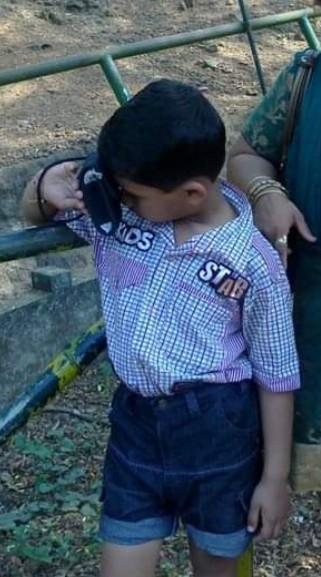
#> input picture cv/cyto_the_kid.jpg, 321 x 577 px
$ jupyter execute asg4.ipynb
#> lines starting #> are read from the running program, lines starting #| are printed output that depends on the picture
[cell 1]
import cv2
from PIL import Image
import numpy as np
from IPython.display import display, Image as IPythonImage
from matplotlib import pyplot as plt

[cell 2]
image_path = "./cyto_the_kid.jpg"

[cell 3]
img0 = cv2.imread(image_path)
#> img0 is the input picture: shape (577, 321, 3); mean B, G, R 101.5, 85.5, 68.4
img0_rgb = cv2.cvtColor(img0, cv2.COLOR_BGR2RGB)

[cell 4]
def showimg(img):
    # cv2 images are in bgr by default and IPython assumes RGB for display
    img_rgb = cv2.cvtColor(img, cv2.COLOR_BGR2RGB)
    display(Image.fromarray(img_rgb))

# Median Filter

[cell 5]
median_filtered_image = cv2.medianBlur(img0, 5)
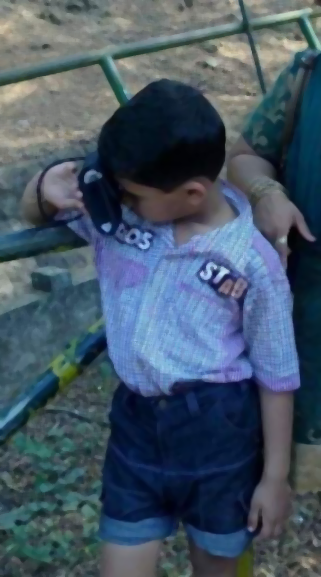
#> median_filtered_image: shape (577, 321, 3); mean B, G, R 101.2, 85.2, 68.1
showimg(median_filtered_image)

# Sharpening Kernel
## Using Kernel (a)
$$ \begin{bmatrix} -1 & -1 & -1 \\
                   -1 & 9 & -1 \\
                   -1 & -1 & -1
    \end{bmatrix}
$$

[cell 6]
sharpening_kernel = np.array([[-1, -1, -1],
                             [-1, 9, -1],
                             [-1, -1, -1]])
sharpened_image = cv2.filter2D(img0, -1, sharpening_kernel)
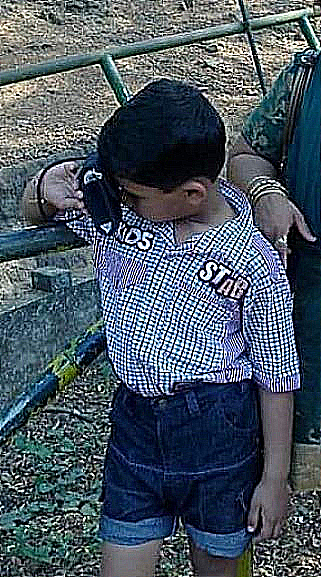
#> sharpened_image: shape (577, 321, 3); mean B, G, R 98.3, 86.6, 73.6
showimg(sharpened_image)

## Using Kernel (b)
$$ \begin{bmatrix} 1 & 1 & 1 \\
                   1 & -7 & 1 \\
                   1 & 1 & 1
    \end{bmatrix}
$$

[cell 7]
sharpening_kernel = np.array([[1, 1, 1],
                             [1, -7, 1],
                             [1, 1, 1]])
sharpened_image = cv2.filter2D(img0, -1, sharpening_kernel)
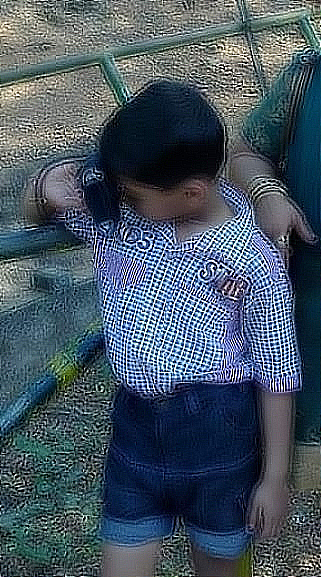
#> sharpened_image: shape (577, 321, 3); mean B, G, R 98.8, 85.6, 70.6
showimg(sharpened_image)
#> `yuv_image = cv2.cvtColor(img0, cv2.COLOR_BGR2YUV)`: yuv_image: shape (577, 321, 3); mean of channels 0, 1, 2 82.2, 137.4, 115.9

# Histogram Equalization
## Defining plotting function

[cell 8]
def plothistograms_yuv(yuv_image):

    # Split the YUV image into its channels
    Y, U, V = cv2.split(yuv_image)
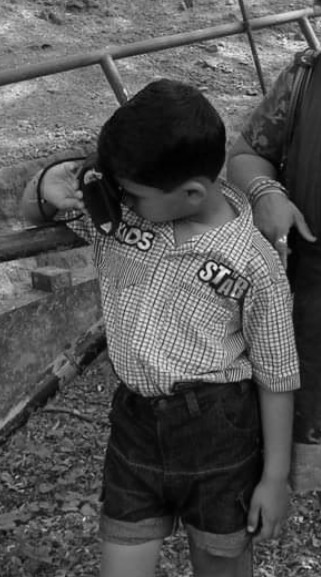
#> Y: shape (577, 321); min 0, max 242, mean 82.2
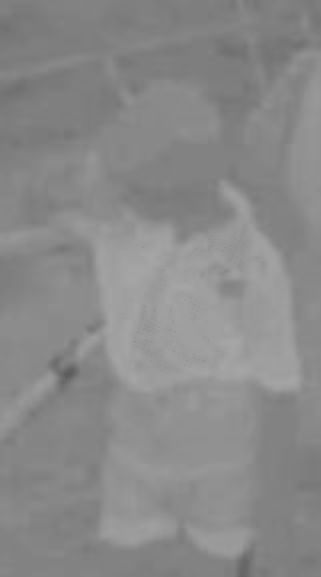
#> U: shape (577, 321); min 92, max 167, mean 137.4
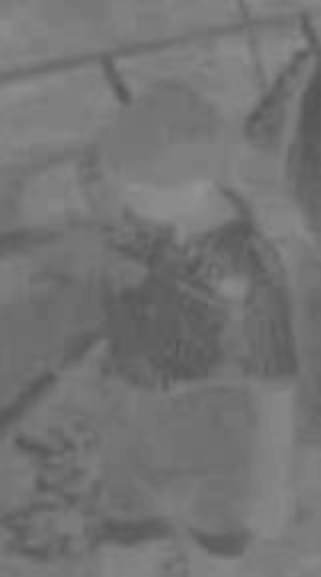
#> V: shape (577, 321); min 83, max 147, mean 115.9
    # Calculate the histogram for each channel
    hist_Y = cv2.calcHist([Y], [0], None, [256], [0, 256])
#> hist_Y = 256 values, max 2051 at index 18, min 0 at index 241, mean 723.5
    hist_U = cv2.calcHist([U], [0], None, [256], [0, 256])
#> hist_U = 256 values, max 17783 at index 130, min 0 at index 0, mean 723.5
    hist_V = cv2.calcHist([V], [0], None, [256], [0, 256])
#> hist_V = 256 values, max 12315 at index 110, min 0 at index 0, mean 723.5
    # Plot the histograms
    plt.figure(figsize=(12, 6))
#> (this line was passed over: IPython is not available in this run)
    # Plot Y channel histogram
    plt.subplot(1, 3, 1)
#> (this line was passed over: IPython is not available in this run)
    plt.title('Y Channel Histogram')
#> (this line was passed over: IPython is not available in this run)
    plt.xlabel('Pixel Intensity')
#> (this line was passed over: IPython is not available in this run)
    plt.ylabel('Frequency')
#> (this line was passed over: IPython is not available in this run)
    plt.xlim([0, 256])
#> (this line was passed over: IPython is not available in this run)
    plt.plot(hist_Y, color='gray')
#> (this line was passed over: IPython is not available in this run)
    # Plot U channel histogram
    plt.subplot(1, 3, 2)
    plt.title('U Channel Histogram')
    plt.xlabel('Pixel Intensity')
    plt.ylabel('Frequency')
    plt.xlim([0, 256])
    plt.plot(hist_U, color='blue')
    # Plot V channel histogram
    plt.subplot(1, 3, 3)
    plt.title('V Channel Histogram')
    plt.xlabel('Pixel Intensity')
    plt.ylabel('Frequency')
    plt.xlim([0, 256])
    plt.plot(hist_V, color='red')

## Plotting Histograms for comparison

[cell 9]
# Convert to YUV color space
yuv_image = cv2.cvtColor(img0, cv2.COLOR_BGR2YUV)
yuv_image_equalized = yuv_image.copy()

plothistograms_yuv(yuv_image)

# Apply histogram equalization to the Y channel
yuv_image_equalized[:, :, 0] = cv2.equalizeHist(yuv_image[:, :, 0])
luminance_equalized_image = yuv_image_equalized.copy()
yuv_image_equalized[:, :, 1] = cv2.equalizeHist(yuv_image[:, :, 1])
yuv_image_equalized[:, :, 2] = cv2.equalizeHist(yuv_image[:, :, 2])

plothistograms_yuv(yuv_image_equalized)

# Convert back to BGR color space
equalized_image_rgb = cv2.cvtColor(yuv_image_equalized, cv2.COLOR_YUV2RGB)
luminance_equalized_image_rgb = cv2.cvtColor(luminance_equalized_image, cv2.COLOR_YUV2RGB)

$ run again, with cv/cyto_driving.jpg copied over cv/cyto_the_kid.jpg
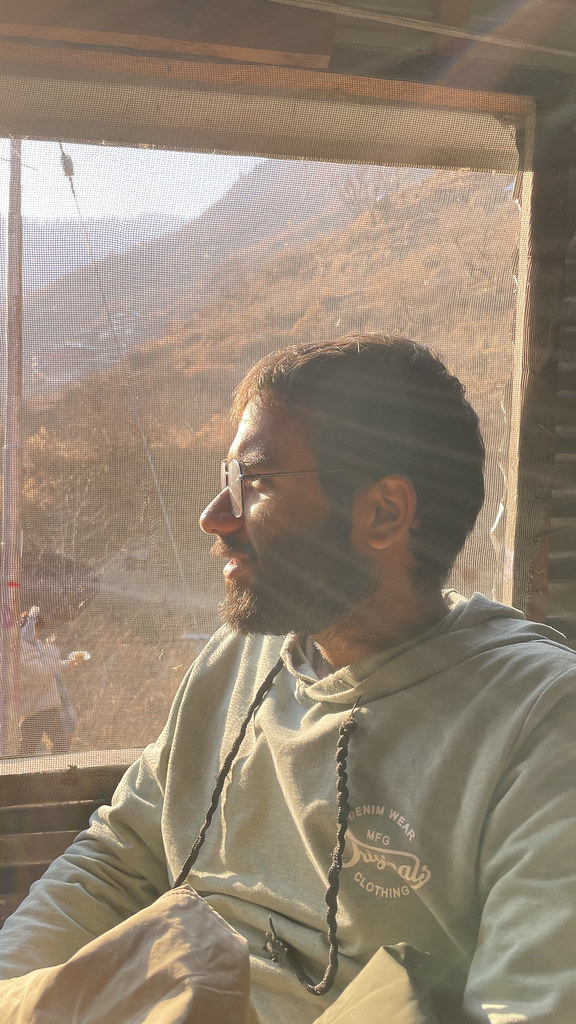
#> input picture cv/cyto_driving.jpg, 576 x 1024 px
#> img0 is the input picture: shape (1024, 576, 3); mean B, G, R 115.8, 133.3, 148.2
#> yuv_image: shape (1024, 576, 3); mean of channels 0, 1, 2 135.8, 118.3, 138.9
#> in plothistograms_yuv, `Y, U, V = cv2.split(yuv_image)`:
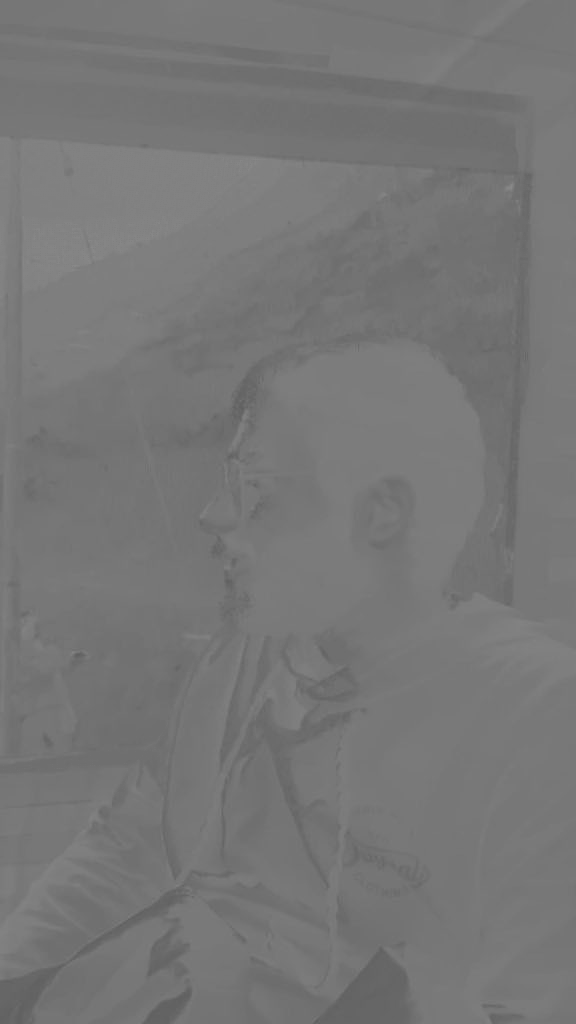
#> U: shape (1024, 576); min 94, max 137, mean 118.3
#> in plothistograms_yuv, `Y, U, V = cv2.split(yuv_image)`:
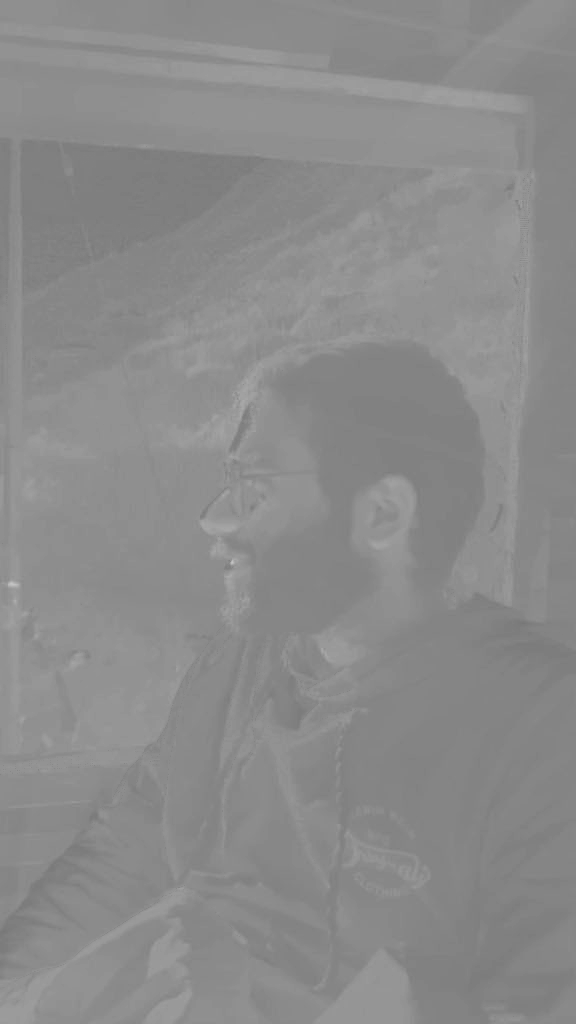
#> V: shape (1024, 576); min 119, max 196, mean 138.9
#> hist_Y = 256 values, max 6496 at index 92, min 0 at index 0, mean 2304
#> hist_U = 256 values, max 86028 at index 119, min 0 at index 0, mean 2304
#> hist_V = 256 values, max 57932 at index 146, min 0 at index 0, mean 2304
